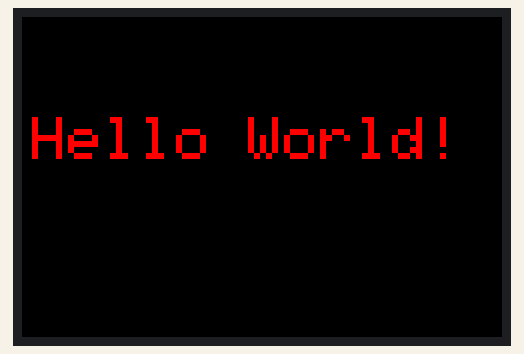
Recording of a sketch running on a simulated ESP8266 (NodeMCU). Shown: 480×320 colour display.

Above: at 1.4 s.
At 2.4 s:
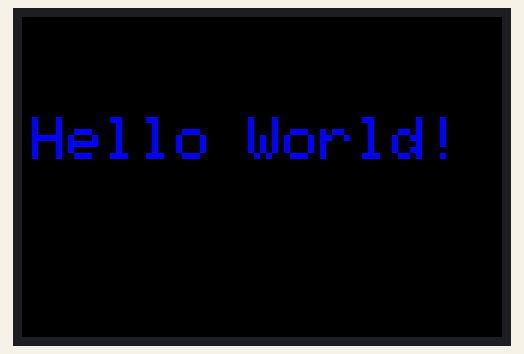
At 3.4 s:
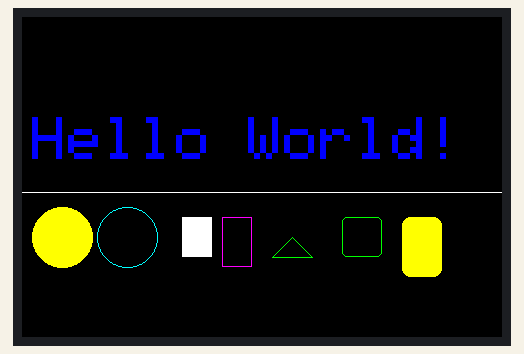

The sketch:

TFTLCD_basic.ino
```cpp
// This #include statement was automatically added by the Particle IDE.
#include <Adafruit_HX8357.h>

 /* WIRING:
 Screen-->Photon
 -------------
 GND --> GND
 VIN --> 3V3
 CLK --> D3
 MISO--> D4
 MOSI--> D5
 CS --> D6
 DC --> D7
 RST-->RST
 */


// Color definitions
// #define	HX8357_BLACK   0x0000
// #define	HX8357_BLUE    0x001F
// #define	HX8357_RED     0xF800
// #define	HX8357_GREEN   0x07E0
// #define HX8357_CYAN    0x07FF
// #define HX8357_MAGENTA 0xF81F
// #define HX8357_YELLOW  0xFFE0
// #define HX8357_WHITE   0xFFFF

// Use software SPI
Adafruit_HX8357 tft = Adafruit_HX8357(D6, D7, D5, D3, -1, D4); //(TFT_CS, TFT_DC, MOSI, SCK, TFT_RST, MISO);

void setup() {

  tft.begin(HX8357D);
  tft.setRotation(1); //choose 1-4

}


void loop() {
    tft.fillScreen(HX8357_BLACK); //clears the screen
    delay(1000);

    tft.setTextColor(HX8357_RED);  //text color
    tft.setTextSize(6);             //text size (1-10)
    tft.setCursor(10,100);            //cursor location x,y
    tft.println("Hello World!");    //actual text
    delay(1000);                    //display time

    tft.setTextColor(HX8357_BLUE);  //text color
    tft.setTextSize(6);
    tft.setCursor(10,100);
    tft.println("Hello World!");
    delay(1000);

    tft.fillCircle(40,220,30,HX8357_YELLOW);  //x,y,radius,color
    tft.drawCircle(105,220,30,HX8357_CYAN);  //x,y,radius,color
    tft.fillRect(160,200,30,40,HX8357_WHITE);  //x,y,width,height,color
    tft.drawRect(200,200,30,50,HX8357_MAGENTA);  //x,y,width,height,color
    tft.drawTriangle(270,220,290,240,250,240,HX8357_GREEN);  //x1,y1,x2,y2,x3,y3,color
    tft.drawRoundRect(320,200,40,40,5,HX8357_GREEN);  //x,y,width,height,rounded radius,color
    tft.fillRoundRect(380,200,40,60,8,HX8357_YELLOW);  //x,y,width,height,rounded radius,color
    tft.drawLine(0,175,480,175,HX8357_WHITE);  //x1,y1,x2,y2,color
    delay(4000);

}
```

Measured:
- by itself, everything shown: repeats every 7.2 s, in 4 steps
- what the display in image 0 shows lasts 1.0 s, from 1.3 s to 2.3 s
- what the display in image 2 shows lasts 4.0 s, from 3.3 s to 7.3 s
